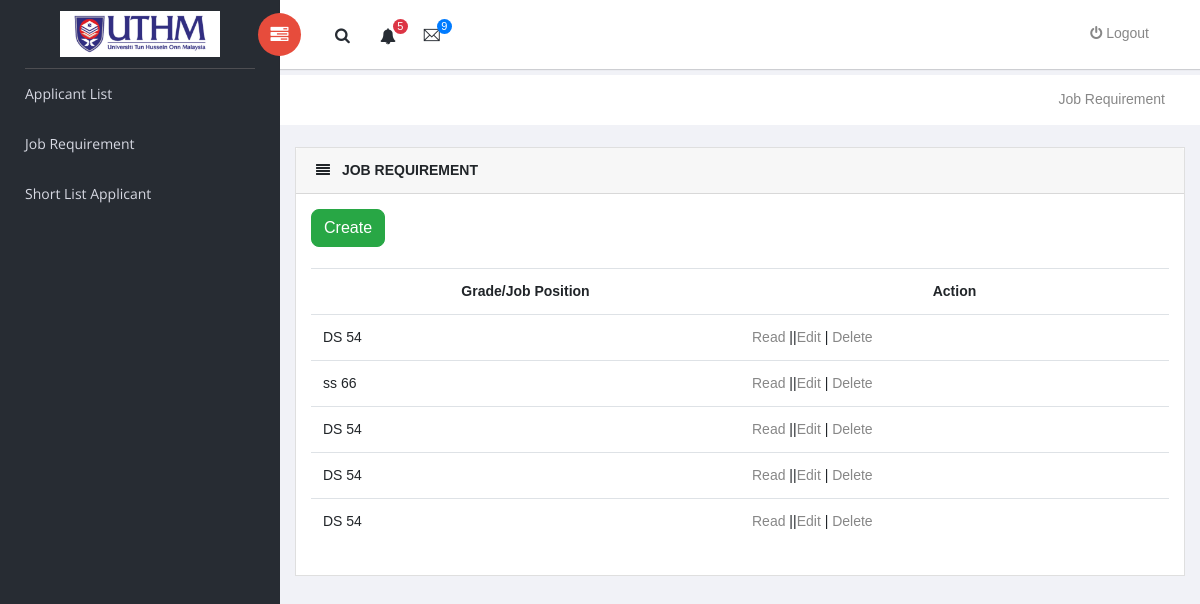
/sufee-master/JobRequirement.php, run on the app's committed database.
### tables this page shows
CREATE TABLE `job_requirement` (
  `Job_Requirement_Id` int(2) NOT NULL,
  `Job_Post_Nama` varchar(50) NOT NULL,
  `Job_Post_Syarat` varchar(320) NOT NULL,
  `Job_Post_Salary` double NOT NULL
);

### sufee-master/JobRequirement.php (the view, shortened to what this page needs)
<?php
$db = db_connect();
?>
<!doctype html>
<html class="no-js" lang="en">
<head>
    <link rel="stylesheet" href="vendors/bootstrap/dist/css/bootstrap.min.css">
    <link rel="stylesheet" href="vendors/font-awesome/css/font-awesome.min.css">
    <link rel="stylesheet" href="vendors/themify-icons/css/themify-icons.css">
    <link rel="stylesheet" href="vendors/flag-icon-css/css/flag-icon.min.css">
    <link rel="stylesheet" href="vendors/selectFX/css/cs-skin-elastic.css">
    <link rel="stylesheet" href="assets/css/style.css">
</head>
<body>
    <aside id="left-panel" class="left-panel">
        <nav class="navbar navbar-expand-sm navbar-default">
            <div class="navbar-header">
                <a class="navbar-brand" href="officer.php"><img src="images/images/uthm.jpeg" alt="Logo"></a>
            </div>
                <div id="main-menu" class="main-menu collapse navbar-collapse">
                <ul class="nav navbar-nav">
                    <li class="active">
                        <a href="appList.php"> </i>Applicant List </a>
                    </li>
					 <li class="active">
                        <a href="JobRequirement.php"> </i>Job Requirement</a>
                    </li>
					  <li class="active">
                        <a href="shortlist.php"> </i>Short List Applicant </a>
                    </li>
                </ul>
            </div>
        </nav>
    </aside>
    <div id="right-panel" class="right-panel">
        <header id="header" class="header">
            <div class="header-menu">
                <div class="col-sm-7">
                    <a id="menuToggle" class="menutoggle pull-left"><i class="fa fa fa-tasks"></i></a>
                    <div class="header-left">
                        <button class="search-trigger"><i class="fa fa-search"></i></button>
                        <div class="dropdown for-notification">
                            <button class="btn btn-secondary dropdown-toggle" type="button" id="notification" data-toggle="dropdown" aria-haspopup="true" aria-expanded="false">
                                <i class="fa fa-bell"></i>
                                <span class="count bg-danger">5</span>
                            </button>
                        </div>
                        <div class="dropdown for-message">
                            <button class="btn btn-secondary dropdown-toggle" type="button"
                                id="message"
                                data-toggle="dropdown" aria-haspopup="true" aria-expanded="false">
                                <i class="ti-email"></i>
                                <span class="count bg-primary">9</span>
                            </button>
                        </div>
                    </div>
                </div>
                  <div class="col-sm-5">
                    <div class="user-area dropdown float-right">
                        <a href="#" class="dropdown-toggle" data-toggle="dropdown" aria-haspopup="true" aria-expanded="false">
                           <a class="nav-link" href="logout.php"><i class="fa fa-power-off"></i> Logout</a>
                        </a>
                    </div>
                </div>
            </div>
<?php
 $qlist = "SELECT * FROM job_requirement ORDER BY Job_Requirement_Id DESC";
      $reslist = $db->query($qlist);
?>
        </header>
       <div class="breadcrumbs">
            <div class="col-sm-12">
                <div class="page-header float-right">
                    <div class="page-title">
                        <ol class="breadcrumb text-right">
                            <li><a href="#">Job Requirement</a></li>
                        </ol>
                    </div>
                </div>
            </div>
        </div>
    <form class="form-inline" action="create.php" method="post" enctype="multipart/form-data" >
         <div class="content mt-3">
            <div class="animated">
                <div class="card">
                    <div class="card-header">
                        <i class="mr-2 fa fa-align-justify"></i>
                        <strong class="card-title" style="font-size:px;">JOB REQUIREMENT</strong>
                    </div>
                    <div class="card-body">
							  <button style="border-radius: 8px;" type="button" class="btn btn-success" data-toggle="modal" data-target="#mediumModal">Create</button>
							  <br/>
							  <br/>
                                <table class="table">
                                    <tbody>
                                        <tr >
                                            <th scope="col" ><center><label for="grade">Grade/Job Position</label></center></th>
											<th scope="col" colspan="3"> <label for="action">Action</label></th>
                                        </tr>
   <?php
        while($rowlist = $reslist->fetch_assoc()) {
            echo "<tr>";
            echo "<td style='width:50%'>".$rowlist['Job_Post_Nama']."</td>";
           echo "<td style='width:50%'><a href=\"read.php?Job_Requirement_Id=$rowlist[Job_Requirement_Id]\">Read</a> ||<a href=\"update.php?Job_Requirement_Id=$rowlist[Job_Requirement_Id]\">Edit</a> | <a href=\"delete.php?Job_Requirement_Id=$rowlist[Job_Requirement_Id]\" onClick=\"return confirm('Are you sure you want to delete?')\">Delete</a></td>";
        }
        ?>
                                    </tbody>
                                </table>
                            </div>
                        </div>
            </div>
        </div>
   </form>
   <br>
   </div>
</body>
</html>

### sufee-master/JobRequirement.php (style rules this page uses)
body { margin: 0; font-family: Arial, Helvetica, sans-serif; font-size:14px; }

### data on the page
job_requirement: Job_Post_Nama "DS 54"
job_requirement: Job_Post_Nama "ss 66"
job_requirement: Job_Post_Nama "DS 54"
job_requirement: Job_Post_Nama "DS 54"
job_requirement: Job_Post_Nama "DS 54"
